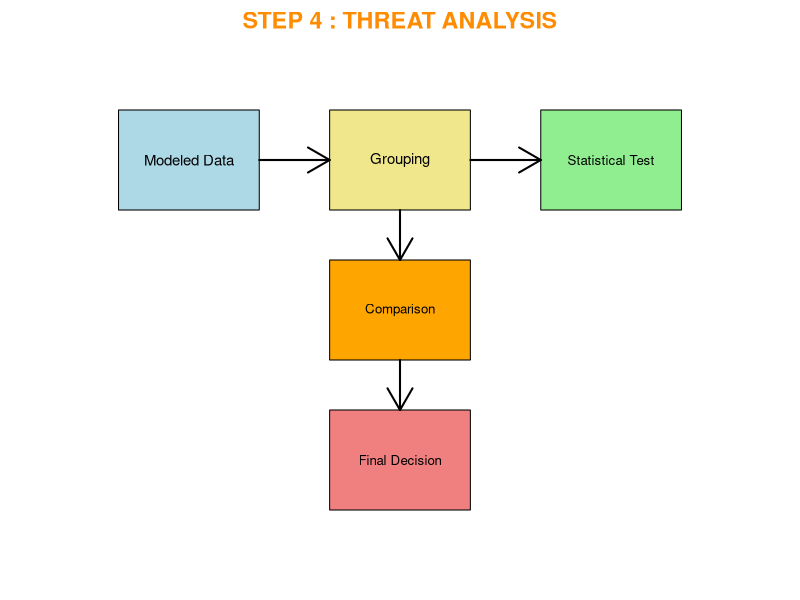

Here is the R script that generated this plot:
############################################################
# STEP 4 : THREAT ANALYSIS (INTERNAL vs EXTERNAL)
############################################################

rm(list = ls())

############################################################
# 1. LOAD DATA
############################################################

data <- read.csv("modeled_threat_data.csv")

############################################################
# 2. BASIC SUMMARY
############################################################

cat("\n==============================\n")
cat("STEP 4 STARTED\n")
cat("==============================\n")

############################################################
# 3. GROUP ANALYSIS
############################################################

# Mean values
analysis <- aggregate(
  cbind(Impact, Attack_Strength, Propagation_Score) ~ Type,
  data = data,
  mean
)

print("\nAverage Values by Threat Type:")
print(analysis)

############################################################
# 4. STATISTICAL TEST (T-TEST)
############################################################

impact_test <- t.test(Impact ~ Type, data = data)
attack_test <- t.test(Attack_Strength ~ Type, data = data)

cat("\nT-Test (Impact):\n")
print(impact_test)

cat("\nT-Test (Attack Strength):\n")
print(attack_test)

############################################################
# 5. SAVE ANALYSIS
############################################################

write.csv(analysis, "threat_analysis.csv", row.names = FALSE)

############################################################
# 6. CREATE FOLDER
############################################################

if(!dir.exists("Step4_Plots")){
  dir.create("Step4_Plots")
}

############################################################
# 7. VISUALIZATIONS
############################################################

# BAR: Impact Comparison
png("Step4_Plots/impact_compare.png",1200,800)

barplot(analysis$Impact,
        names.arg=analysis$Type,
        col=c("red","blue"),
        main="Impact Comparison")

dev.off()

# BAR: Attack Strength
png("Step4_Plots/attack_compare.png",1200,800)

barplot(analysis$Attack_Strength,
        names.arg=analysis$Type,
        col=c("orange","purple"),
        main="Attack Strength Comparison")

dev.off()

# BOXPLOT
png("Step4_Plots/boxplot.png",1200,800)

boxplot(Propagation_Score ~ Type,
        data=data,
        col=c("green","red"),
        main="Propagation Score Distribution")

dev.off()

############################################################
# 8. DECISION LOGIC
############################################################

if(analysis$Impact[analysis$Type=="External"] >
   analysis$Impact[analysis$Type=="Internal"]){
  result <- "External Threats are MORE dangerous"
} else {
  result <- "Internal Threats are MORE dangerous"
}

cat("\nFINAL RESULT:\n", result, "\n")

############################################################
# 9. ARCHITECTURE (PLOTS PANEL)
############################################################

par(mar=c(1,1,2,1))
plot(0,0,type="n",xlim=c(0,10),ylim=c(0,10),
     axes=FALSE,xlab="",ylab="")

# BOXES
rect(1,7,3,9,col="lightblue")
rect(4,7,6,9,col="khaki")
rect(7,7,9,9,col="lightgreen")
rect(4,4,6,6,col="orange")
rect(4,1,6,3,col="lightcoral")

# TEXT
text(2,8,"Modeled Data",cex=0.9)
text(5,8,"Grouping",cex=0.9)
text(8,8,"Statistical Test",cex=0.8)
text(5,5,"Comparison",cex=0.8)
text(5,2,"Final Decision",cex=0.8)

# ARROWS
arrows(3,8,4,8,lwd=2)
arrows(6,8,7,8,lwd=2)
arrows(5,7,5,6,lwd=2)
arrows(5,4,5,3,lwd=2)

# TITLE
title("STEP 4 : THREAT ANALYSIS",
      col.main="darkorange",cex.main=1.4)

############################################################
# FINAL MESSAGE
############################################################

cat("\nAnalysis saved: threat_analysis.csv\n")
cat("\nGraphs saved in Step4_Plots folder\n")
cat("\nArchitecture shown in Plots panel\n")
